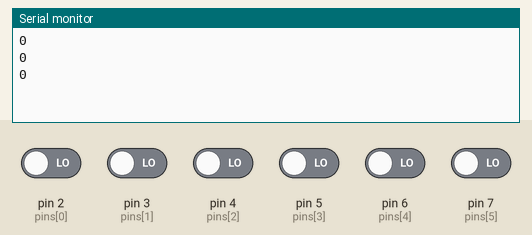
Simulated run of this sketch. Board: Arduino Uno, built with avr-gcc and run on an emulated ATmega328P. Parts: the last lines printed to the serial monitor. The test bench sets the inputs (shaded band); at power-on: pin 2 (pins[0]), pin 3 (pins[1]), pin 4 (pins[2]), pin 5 (pins[3]), pin 6 (pins[4]), pin 7 (pins[5]) LOW.

Above: at 4.8 s.
4.9 s: pin 2 (pins[0]) driven HIGH
At 6.4 s:
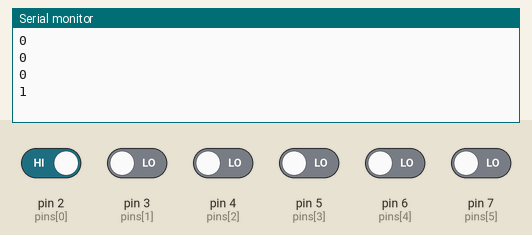
7.6 s: pin 3 (pins[1]) driven HIGH
At 9.1 s:
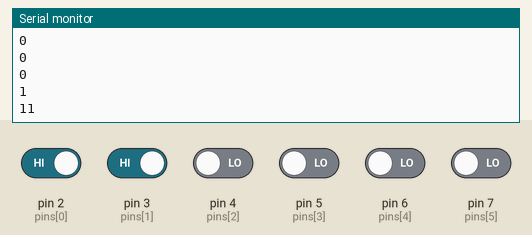
10.3 s: pin 4 (pins[2]) driven HIGH
At 12.8 s:
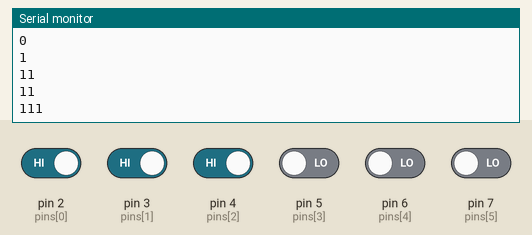
13.0 s: pin 5 (pins[3]) driven HIGH
At 14.9 s:
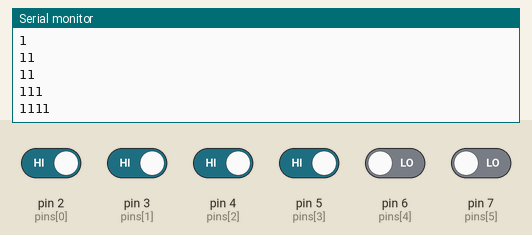
15.7 s: pin 6 (pins[4]) driven HIGH
At 16.5 s:
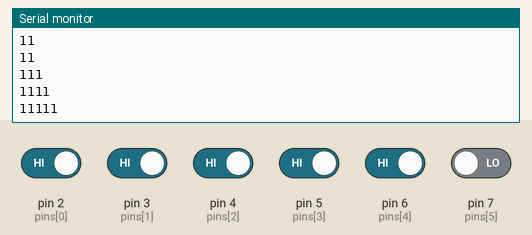
18.4 s: pin 7 (pins[5]) driven HIGH
At 20.7 s:
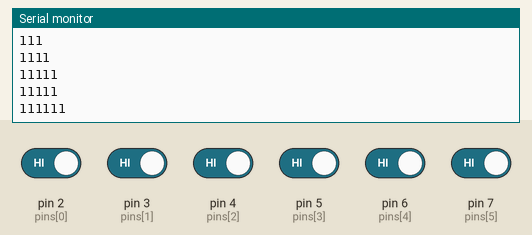
Timing chart, 0 to 22.1 s (numbered marks = the images above; inputs shaded):
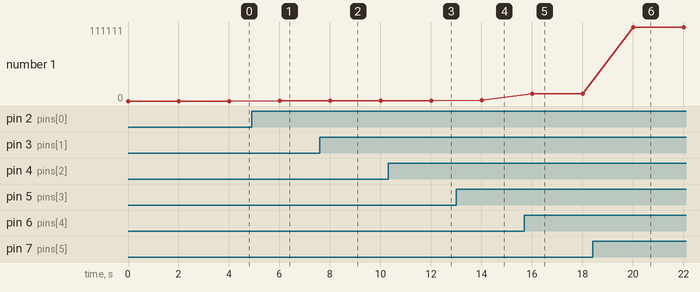

Measured:
- after the input at 4.9 s, the serial monitor: prints a new line after 1.1 s (image 1)
- after the input at 7.6 s, the serial monitor: prints a new line after 0.40 s (image 2)
- after the input at 10.3 s, the serial monitor: prints a new line after 1.7 s (image 3)
- after the input at 13.0 s, the serial monitor: prints a new line after 1.0 s (image 4)
- after the input at 15.7 s, the serial monitor: prints a new line after 0.30 s (image 5)
- after the input at 18.4 s, the serial monitor: prints a new line after 1.6 s (image 6)
- plotted number 1: 0 → 1 after the input at 4.9 s, 1 → 11 after the input at 7.6 s, 11 → 111 after the input at 10.3 s, 111 → 1111 after the input at 13.0 s, 1111 → 11111 after the input at 15.7 s

The sketch:

braille04.ino
```cpp
const byte pinCount = 6;
const byte pins[pinCount] = {2, 3, 4, 5, 6, 7};
boolean states[pinCount];
unsigned long result;

void setup() {
  Serial.begin(9600);
  for (byte i = 0; i < pinCount; i++) {
    pinMode(pins[i], INPUT);
  }
}

void loop() {
  result = 0;
  unsigned long multiplier = 1;

  for (byte i = 0; i < pinCount; i++) {
    states[i] = digitalRead(pins[i]) == HIGH;
    result += states[i] * multiplier;
    multiplier *= 10;
  }

  Serial.println(result);
  delay(2000);
}
```
